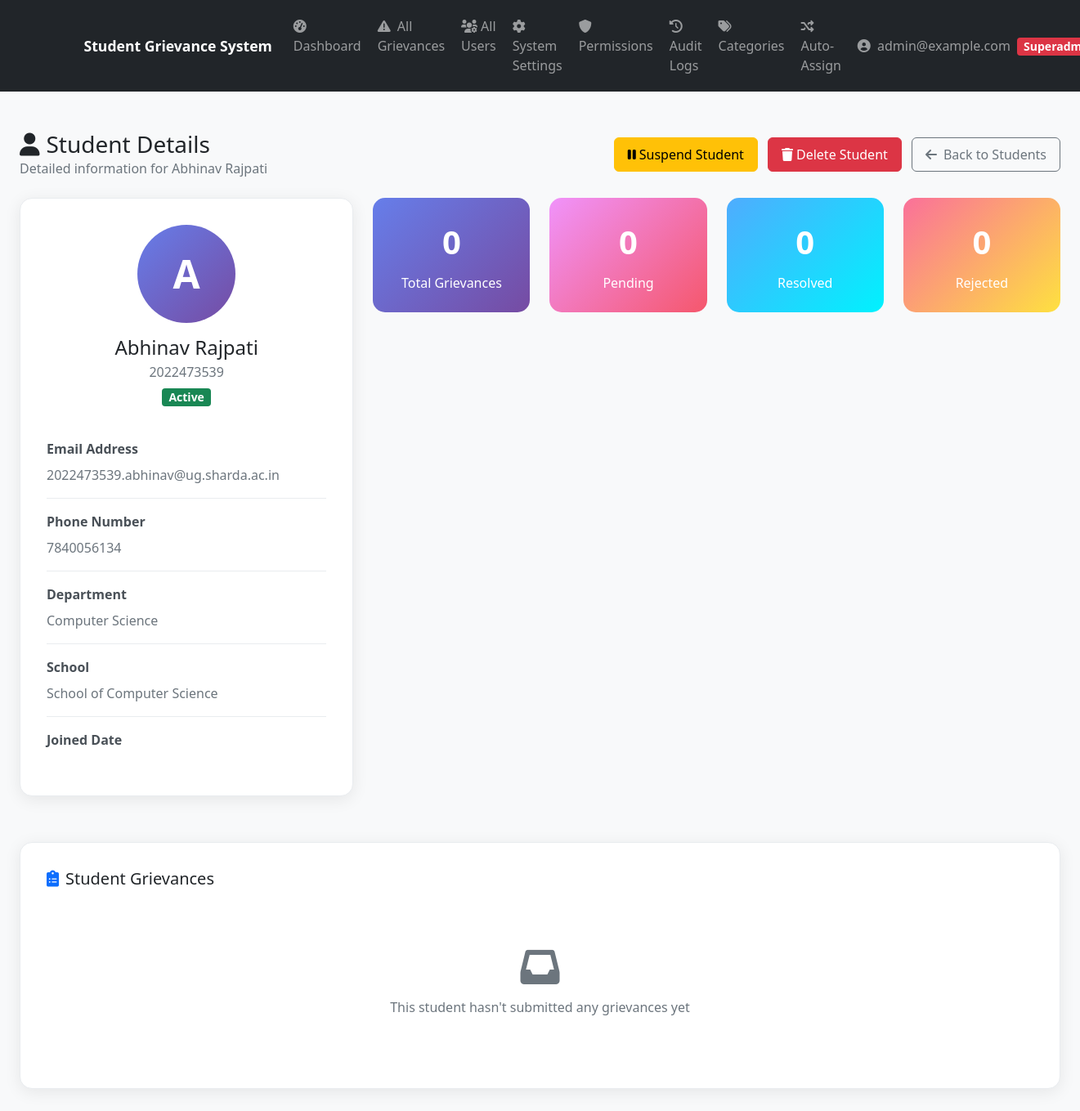
Page /api/admin-panel/students/7/ (signed in) on the earlier database version.
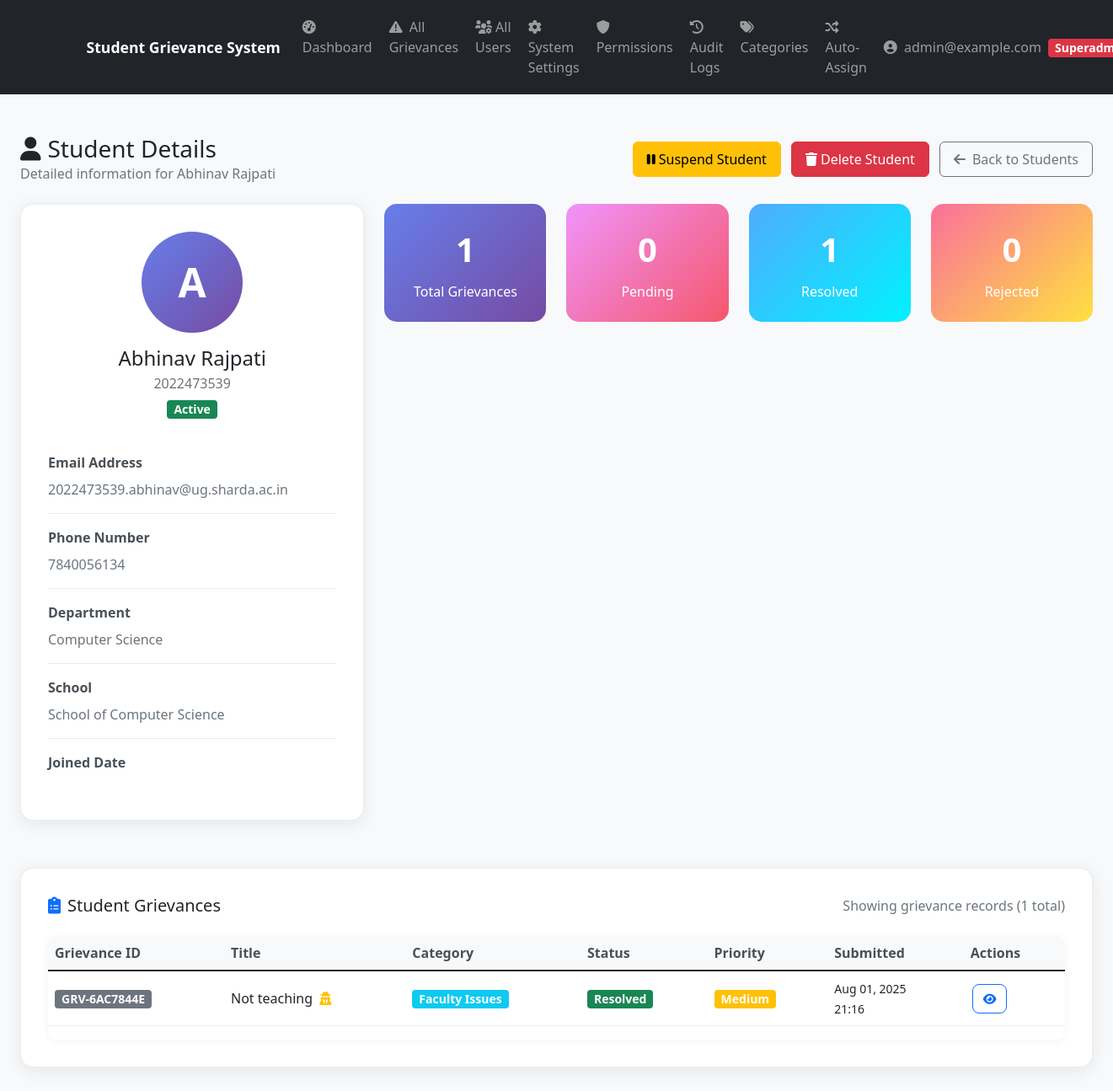
Same page on the later database version.
### apps/grievances/models.py (models this page shows, shortened)
class Grievance(models.Model):
    STATUS_CHOICES = [
        ('pending', 'Pending'),
        ('resolved', 'Resolved'),
        ('rejected', 'Rejected'),
    ]
    PRIORITY_CHOICES = [
        ('low', 'Low'),
        ('medium', 'Medium'),
        ('high', 'High'),
        ('urgent', 'Urgent'),
    ]
    id = models.UUIDField(primary_key=True, default=uuid.uuid4, editable=False)
    student = models.ForeignKey(StudentProfile, on_delete=models.CASCADE, related_name='grievances')
    title = models.CharField(max_length=200)
    description = models.TextField()
    category = models.ForeignKey(Category, on_delete=models.CASCADE, related_name='grievances')
    department = models.CharField(max_length=100, blank=True, null=True, help_text="Department related to grievance")
    status = models.CharField(max_length=20, choices=STATUS_CHOICES, default='pending')
    priority = models.CharField(max_length=20, choices=PRIORITY_CHOICES, default='medium')
    assigned_to = models.ForeignKey(AdminProfile, on_delete=models.SET_NULL, null=True, blank=True, related_name='assigned_grievances')
    is_anonymous = models.BooleanField(default=False)
    expected_resolution_date = models.DateTimeField(null=True, blank=True)
    actual_resolution_date = models.DateTimeField(null=True, blank=True)
    submitted_at = models.DateTimeField(auto_now_add=True)
    updated_at = models.DateTimeField(auto_now=True)
    class Meta:
        ordering = ['-submitted_at']
        indexes = [
            models.Index(fields=['status', 'submitted_at']),
            models.Index(fields=['student', 'status']),
            models.Index(fields=['assigned_to', 'status']),
        ]
    @property
    def grievance_id(self):
        return f"GRV-{str(self.id)[:8].upper()}"

class Category(models.Model):
    CATEGORY_TYPES = [
        ('academic', 'Academic'),
        ('non_academic', 'Non-Academic'),
    ]
    id = models.UUIDField(primary_key=True, default=uuid.uuid4, editable=False)
    name = models.CharField(max_length=100)
    description = models.TextField(blank=True, null=True)
    category_type = models.CharField(max_length=20, choices=CATEGORY_TYPES)
    default_admin = models.ForeignKey(AdminProfile, on_delete=models.SET_NULL, null=True, blank=True, related_name='default_categories')
    keywords = models.TextField(blank=True, null=True, help_text="Keywords for auto-assignment (comma-separated)")
    is_active = models.BooleanField(default=True)
    auto_assign_enabled = models.BooleanField(default=True, help_text="Enable automatic assignment for this category")
    created_at = models.DateTimeField(auto_now_add=True)
    updated_at = models.DateTimeField(auto_now=True)
    class Meta:
        verbose_name_plural = "Categories"
        ordering = ['category_type', 'name']

### apps/admin_panel/views.py (the view)
# urls.py: path('students/<int:student_id>/', views.student_detail_view, name='student_detail'),
@login_required
@department_access_required
def student_detail_view(request, student_id):
    user = request.user
    try:
        student = StudentProfile.objects.select_related('user').get(id=student_id)
        from apps.admin_panel.permissions import can_access_student
        if not can_access_student(user, student):
            messages.error(request, 'Access denied - You can only view students from your department')
            return redirect('admin_panel:student_list')
        all_grievances = Grievance.objects.filter(student=student).select_related('category')
        accessible_grievances = filter_grievances_by_access(user, all_grievances)
        grievances = accessible_grievances.order_by('-submitted_at')
        grievance_stats = grievances.aggregate(
            total=Count('id'),
            pending=Count('id', filter=Q(status='pending')),
            resolved=Count('id', filter=Q(status='resolved')),
            rejected=Count('id', filter=Q(status='rejected'))
        )
        context = {
            'student': student,
            'grievances': grievances,
            'grievance_stats': grievance_stats,
        }
        return render(request, 'admin_panel/student_detail.html', context)
    except StudentProfile.DoesNotExist:
        messages.error(request, 'Student not found')
        return redirect('admin_panel:student_list')

### apps/admin_panel/permissions.py (called while the page is built, shortened)
def can_access_student(user, student):
    if user.role == 'superadmin':
        return True

def filter_grievances_by_access(user, queryset):
    if user.role == 'superadmin':
        return queryset

def department_access_required(view_func):
    @wraps(view_func)
    def wrapper(request, *args, **kwargs):
        if not request.user.is_authenticated:
            return redirect('authentication:login')
        if not request.user.is_admin:
            messages.error(request, 'Access denied.')
            return redirect('authentication:login')
        return view_func(request, *args, **kwargs)
    return wrapper

### apps/authentication/models.py (called while the page is built)
    def get_display_name(self):
        if hasattr(self, 'student_profile') and self.student_profile.name:
            return self.student_profile.name
        return self.email

    @property
    def is_student(self):
        return self.role == 'student'

    @property
    def is_admin(self):
        return self.role in ['admin', 'superadmin', 'officer']

    @property
    def is_superadmin(self):
        return self.role == 'superadmin'

### templates/admin_panel/student_detail.html (shortened to what the changed rows need)
{% extends 'base.html' %}
{% load static %}
{% block content %}
<div class="container-fluid py-4">
    <div class="row mb-4">
        <div class="col-12">
            <div class="d-flex justify-content-between align-items-center">
                <div>
                    <h1 class="h3 mb-0 text-gray-800">
                        <i class="fas fa-user me-2"></i>Student Details
                    </h1>
                </div>
            </div>
        </div>
    </div>
    <div class="row mb-4">
        <div class="col-xl-8 col-lg-7">
            <div class="row mb-4">
                <div class="col-md-3">
                    <div class="stats-card total">
                        <div class="stats-number">{{ grievance_stats.total|default:0 }}</div>
                        <div class="stats-label">Total Grievances</div>
                    </div>
                </div>
                <div class="col-md-3">
                    <div class="stats-card resolved">
                        <div class="stats-number">{{ grievance_stats.resolved|default:0 }}</div>
                        <div class="stats-label">Resolved</div>
                    </div>
                </div>
            </div>
        </div>
    </div>
    <div class="row">
        <div class="col-12">
            <div class="detail-card">
                <div class="d-flex justify-content-between align-items-center mb-4">
                    <h5 class="card-title mb-0">
                        <i class="fas fa-clipboard-list me-2 text-primary"></i>Student Grievances
                    </h5>
                    {% if grievance_stats.total > 0 %}
                    <div class="text-muted">
                        Showing grievance records ({{ grievance_stats.total }} total)
                    </div>
                    {% endif %}
                </div>
                {% if grievances %}
                <div class="table-responsive">
                    <table class="table table-hover">
                        <thead>
                            <tr>
                                <th>Grievance ID</th>
                                <th>Title</th>
                                <th>Category</th>
                                <th>Status</th>
                                <th>Priority</th>
                                <th>Submitted</th>
                                <th>Actions</th>
                            </tr>
                        </thead>
                        <tbody>
                            {% for grievance in grievances %}
                            <tr>
                                <td>
                                    <span class="badge bg-secondary">{{ grievance.grievance_id }}</span>
                                </td>
                                <td>
                                    <div>
                                        {{ grievance.title|truncatechars:40 }}
                                        {% if grievance.is_anonymous %}
                                            <i class="fas fa-user-secret text-warning ms-1" title="Anonymous"></i>
                                        {% endif %}
                                    </div>
                                </td>
                                <td>
                                    <span class="badge bg-{% if grievance.category.category_type == 'academic' %}info{% else %}warning{% endif %}">
                                        {{ grievance.category.name|truncatechars:15 }}
                                    </span>
                                </td>
                                <td>
                                    <span class="badge bg-{% if grievance.status == 'pending' %}warning{% elif grievance.status == 'resolved' %}success{% else %}danger{% endif %}">
                                        {{ grievance.get_status_display }}
                                    </span>
                                </td>
                                <td>
                                    <span class="badge bg-{% if grievance.priority == 'high' %}danger{% elif grievance.priority == 'medium' %}warning{% else %}secondary{% endif %} text-white">
                                        {{ grievance.get_priority_display }}
                                    </span>
                                </td>
                                <td>
                                    <small>{{ grievance.submitted_at|date:"M d, Y" }}<br>{{ grievance.submitted_at|time:"H:i" }}</small>
                                </td>
                                <td>
                                    <div class="action-buttons">
                                        <a href="{% url 'admin_panel:grievance_detail' grievance.id %}"
                                           class="btn btn-sm btn-outline-primary" title="View Details">
                                            <i class="fas fa-eye"></i>
                                        </a>
                                    </div>
                                </td>
                            </tr>
                            {% endfor %}
                        </tbody>
                    </table>
                </div>
                {% else %}
                <div class="text-center py-5">
                    <i class="fas fa-inbox fa-3x text-muted mb-3"></i>
                    <h6 class="text-muted">This student hasn't submitted any grievances yet</h6>
                </div>
                {% endif %}
            </div>
        </div>
    </div>
</div>
{% endblock %}

Differences in the rows shown:
added Grievance: grievance_id "GRV-6AC7844E", title "Not teaching", is_anonymous True (drawn), category.name "Faculty Issues", status "Resolved", priority "Medium", submitted_at "Aug 01, 2025", submitted_at "21:16"
Other differences:
{{ grievance_stats.total|default:0 }}: "0" → "1"
{{ grievance_stats.resolved|default:0 }}: "0" → "1"
{{ grievance_stats.total }}: (not shown) → "1"
text no longer shown: "This student hasn't submitted any grievances yet"
text now shown: "Showing grievance records ( total) Grievance ID Title Category Status Priority Submitted Actions"
